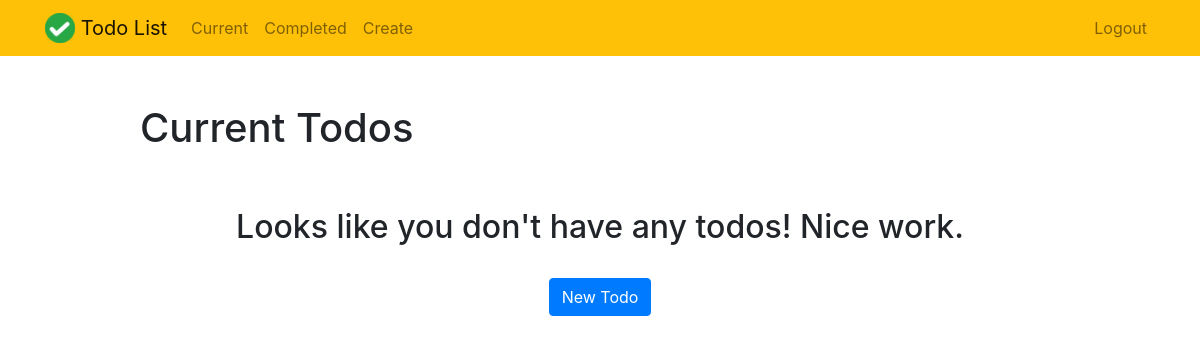
Before: /current/ (signed in) with the older database file.
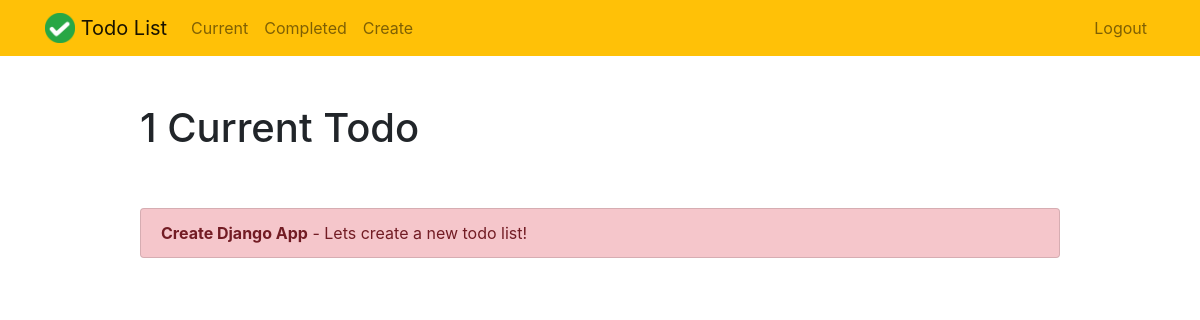
After: the same page with the newer database file.
### todo/models.py (models this page shows, shortened)
class Todo(models.Model):
    title = models.CharField(max_length=100)
    memo = models.TextField(blank=True)
    created = models.DateTimeField(auto_now_add=True)
    datecompleted = models.DateTimeField(null=True, blank=True)
    important = models.BooleanField(default=False)
    user = models.ForeignKey(User, on_delete=models.CASCADE)

### todo/views.py (the view)
# urls.py: path('current/', views.currenttodos, name='currenttodos'),
@login_required
def currenttodos(request):
    todos = Todo.objects.filter(user=request.user, datecompleted__isnull=True)
    return render(request, 'todo/currenttodos.html', {'todos':todos})

### todo/templates/todo/currenttodos.html
{% extends "todo/base.html" %}
{% block content %}
    <div class="row justify-content-center mt-5">
        <div class="col-md-10">
            {% if todos %}
                 <h1>{{ todos.count }} Current Todo{{ todos.count|pluralize }}</h1>
            {% else %}
                           <h1>Current Todos</h1>
            {% endif %}
        </div>
    </div>
    <div class="row justify-content-center mt-5">
        <div class="col-md-10">
        {% if todos %}
            <div class="list-group">
                {% for todo in todos %}
                    <a href="{% url 'viewtodo' todo.id %}" class="list-group-item list-group-item-action{% if todo.important %} list-group-item-danger{% endif %}"><b>{{ todo.title }}</b>{% if todo.memo %} - {{ todo.memo|truncatechars:30 }}{% endif %}</a>
                {% endfor %}
            </div>
        {% else %}
            <div class="text-center">
                <h2>Looks like you don't have any todos! Nice work.</h2>
            <br>
            <a role="button" class="btn btn-primary" href="{% url 'createtodo' %}">New Todo</a>
            </div>
        {% endif %}
        </div>
    </div>
{% endblock %}

### todo/templates/todo/base.html (shortened to what this page needs)
{% load static %}
<!doctype html>
<html lang="en">
<head>
    <link rel="stylesheet" href="https://stackpath.bootstrapcdn.com/bootstrap/4.4.1/css/bootstrap.min.css">
</head>
<body>
<nav class="navbar navbar-expand-md navbar-light bg-warning">
<div class="container">
    <a class="navbar-brand" href="{% url 'home' %}">
         <img src="{% static 'todo/logo.png' %}" width="30" height="30" class="d-inline-block align-top">
        <span>Todo List</span>
    </a>
    <div class="collapse navbar-collapse" id="navbarNav">
    {% if user.is_authenticated %}
        <ul class="navbar-nav mr-auto">
                <li class="nav-item {{ current }}">
                    <a class="nav-link" href="{% url 'currenttodos' %}">Current</a>
                </li>
                <li class="nav-item {{ completed }}">
                    <a class="nav-link" href="{% url 'completedtodos' %}">Completed</a>
                </li>
                <li class="nav-item {{ create }}">
                    <a class="nav-link" href="{% url 'createtodo' %}">Create</a>
                </li>
        </ul>
    {% endif %}
    <ul class="navbar-nav ml-auto">
            {% if user.is_authenticated %}
                <li class="nav-item">
                    <a href="#" onclick="$('#signOutBtn').click()" class="nav-link">Logout</a>
                </li>
            {% endif %}
        </ul>
    </div>
</div>
</nav>
<div class="container">
{% block content %}{% endblock %}
</div>
</body>
</html>

Changed rows visible on the page:
added Todo: title "Create Django App", memo "Lets create a new todo list!"
Other visible differences:
{{ todos.count }}: (not shown) → "1"
text no longer shown: "Current Todos Looks like you don't have any todos! Nice work. New Todo"
text now shown: "Current Todo"
